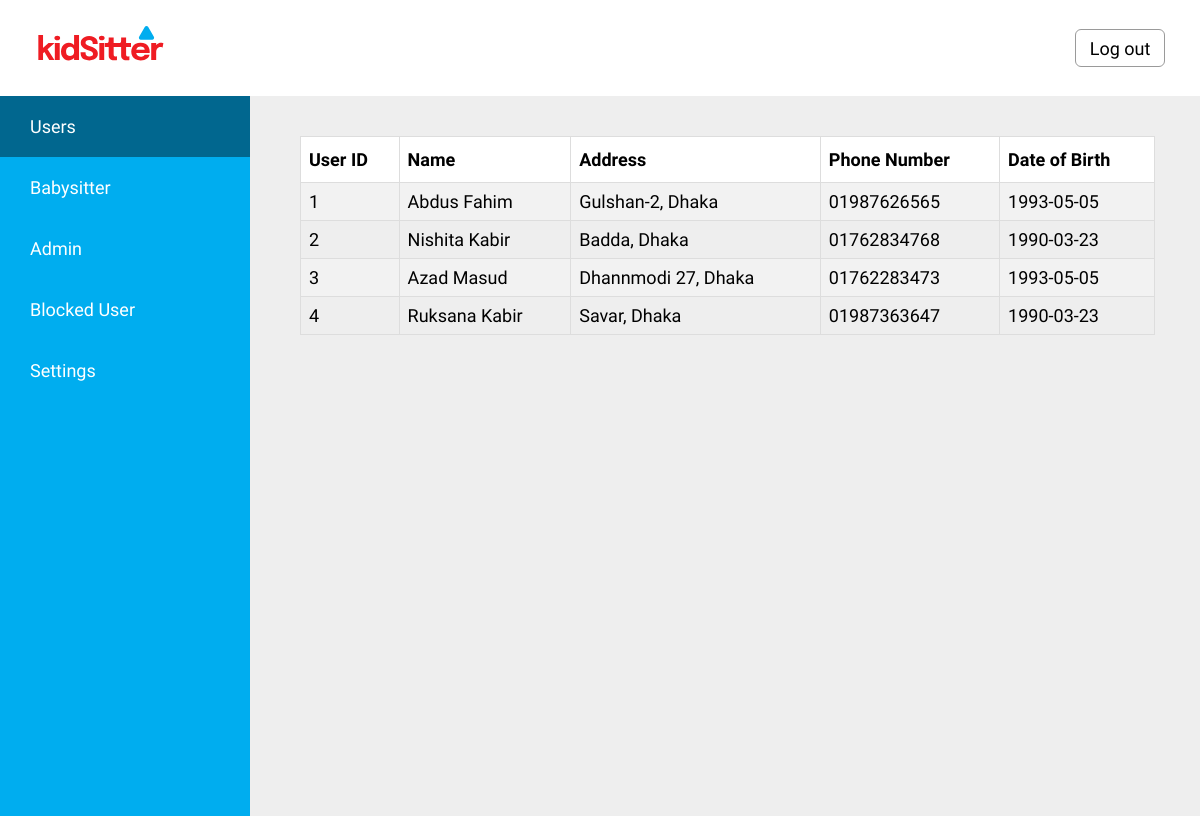
The page /dashboard/home.php on the database its author committed.
### tables this page shows
CREATE TABLE `clients` (
  `client_id` int(11) NOT NULL,
  `user_id` int(11) DEFAULT NULL,
  `name` varchar(255) DEFAULT NULL,
  `address` varchar(255) NOT NULL,
  `phone_nmbr` varchar(11) DEFAULT NULL,
  `division` varchar(11) DEFAULT NULL,
  `district` varchar(11) DEFAULT NULL,
  `DOB` date DEFAULT NULL
);

### dashboard/home.php (the view, shortened to what this page needs)
<?php
    $connect = mysqli_connect( HOST, USER, PASS, DB )
		or die("Can not connect");
    $results = mysqli_query( $connect, "SELECT * FROM clients")
		or die("Can not execute query");
?>
<!DOCTYPE html>
<html lang="en">
<head>
    <link rel="stylesheet" href="../css/jobs_body.css">
    <link rel="stylesheet" href="../css/navbar.css">
    <link rel="stylesheet" href="../css/dashboard.css">
</head>
<body>
    <div class="topbar">
        <div class="logo">
            <img src="../img/logo.svg" alt="">
        </div>
        <button>Log out</button>
    </div>
    <div class="wraper">
        <div class="side-bar">
            <ul>
                <li class="link-active"><a href="#">Users</a></li>
                <li><a href="#">Babysitter</a></li>
                <li><a href="#">Admin</a></li>
                <li><a href="#">Blocked User</a></li>
                <li><a href="#">Settings</a></li>
            </ul>
        </div>
        <div class="main-area">
            <table class="table">
    <tr>
        <th>User ID</th>
        <th>Name</th>
        <th>Address</th>
        <th>Phone Number</th>
        <th>Date of Birth</th>
    </tr>
    <?php
            while( $rows = mysqli_fetch_array( $results ) ) {
                extract($rows);
    ?>
        <tr>
            <td><?php echo "$client_id"?></td>
            <td><?php echo "$name"?></td>
            <td><?php echo "$address"?></td>
            <td><?php echo "$phone_nmbr"?></td>
            <td><?php echo "$DOB"?></td>
        </tr>
    <?php } ?>
    </table>
        </div>
    </div>
</body>
</html>

### css/jobs_body.css (style rules this page uses)
* { box-sizing: border-box; padding: 0; margin: 0; }

### css/navbar.css (style rules this page uses)
* { font-family: Epilogue; font-size: 18px; }
body { padding: 0; margin: 0; box-sizing: border-box; }
.topbar { display: flex; justify-content: space-between; align-items: center; }
.topbar button { height: 38px; width: 90px; left: 1084px; top: 27px; border: 1px solid #9A9A9A; border-radius: 6px; padding: 10px, 16px, 10px, 16px; background-color: white; margin-right: 35px; cursor: pointer; }
.logo { padding-left: 30px; padding-top: 24px; padding-bottom: 24px; }
.link-active { border-bottom: 2px solid #EF1C23; background-color: #058FC4; }

### css/dashboard.css (style rules this page uses)
.wraper { display: flex; height: 90vh; }
.side-bar { height: 100%; width: 250px; background-color: #00ADEF; }
.main-area { height: 100%; flex-grow: 1; background-color: #eee; }
ul { list-style-type: none; margin: 0; padding: 0; }
a { text-decoration: none; color: white; }
.side-bar ul li { color: white; padding: 20px 30px; width: 100%; cursor: pointer; }
.link-active { background: #01678f; border: none; }

### dashboard/home.php (style rules this page uses)
.table { margin: 40px 50px; font-family: Arial, Helvetica, sans-serif; border-collapse: collapse; width: 90%; }
.table td, .table th { border: 1px solid #ddd; padding: 8px; }
.table tr:nth-child(even) { background-color: #f2f2f2; }
.table th { padding-top: 12px; padding-bottom: 12px; text-align: left; background-color: white; color: black; }

### rows shown on the page
clients: client_id "1", name "Abdus Fahim", address "Gulshan-2, Dhaka", phone_nmbr "01987626565", DOB "1993-05-05"
clients: client_id "2", name "Nishita Kabir", address "Badda, Dhaka", phone_nmbr "01762834768", DOB "1990-03-23"
clients: client_id "3", name "Azad Masud", address "Dhannmodi 27, Dhaka", phone_nmbr "01762283473", DOB "1993-05-05"
clients: client_id "4", name "Ruksana Kabir", address "Savar, Dhaka", phone_nmbr "01987363647", DOB "1990-03-23"
